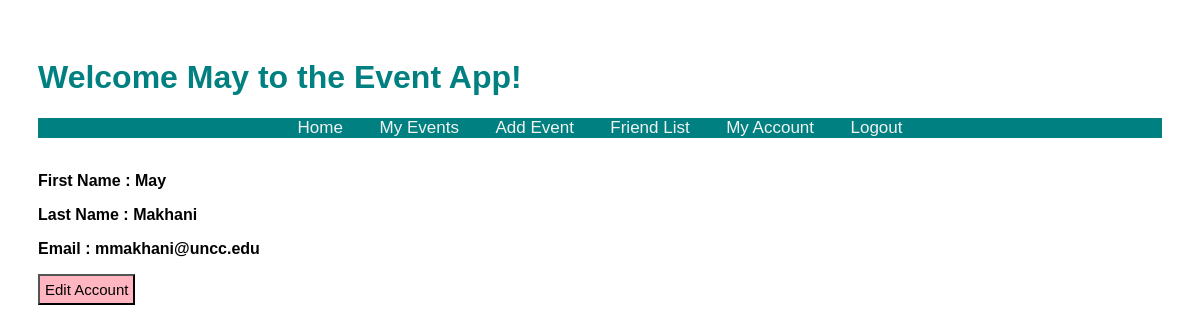
Page /account (signed in) on the committed database.
### models.py (models this page shows, shortened)
class User(db.Model):
    id = db.Column("id", db.Integer, primary_key=True)
    first_name = db.Column("first_name", db.String(100))
    last_name = db.Column("last_name", db.String(100))
    email = db.Column("email", db.String(100))
    password = db.Column(db.String(255), nullable=False)
    registered_on = db.Column(db.DateTime, nullable=False)
    events = db.relationship("Event", backref="user", lazy=True)
    comments = db.relationship("Comment", backref="user", lazy=True)

### main.py (the view)
@app.route('/account')
def get_account():
    if session.get('user'):
        account = db.session.query(User).filter_by(id=session['user_id']).one()
        return render_template("account.html", user=session['user'], account=account)
    return render_template("home.html")

### templates/account.html (shortened to what this page needs)
<!DOCTYPE html>
<html lang="en">
    <head>
        <link rel="stylesheet" href="{{ url_for('static', filename='main.css') }}">
    </head>
    <body>
     <h1>Welcome {{user}} to the Event App!</h1>
       <nav>
           <div class="topnav">
            <a href="{{ url_for('home')}}"> Home </a>
            <a href="{{url_for('get_events')}}"> My Events</a>
           <a href="{{url_for('new_event')}}"> Add Event</a>
           <a href="{{url_for('get_friends')}}"> Friend List</a>
           <a href="{{url_for('get_account')}}"> My Account</a>
               <a href="{{ url_for('logout')}}">Logout</a>
           </div>
        </nav>
       <div class="UserNames">
                <br><p>First Name : {{account.first_name }}</p>
                <p>Last Name : {{account.last_name}}</p>
                <p>Email : {{account.email}}</p>
       </div>
        <td>
                    <form action = "{{ url_for('edit_account', user_id= user.id) }}">
                        <input type="submit" value="Edit Account">
                    </form>
    </body>
</html>

### static/main.css (style rules this page uses)
body { padding: 30px 30px; font-family: Arial, Helvetica, sans-serif; }
h1 { color: teal; }
.topnav { overflow: hidden; background-color: teal; text-align: center; }
.topnav a { color: #f2f2f2; padding: 14px 16px; text-decoration: none; font-size: 17px; }
input[type='submit'] { background-color: lightpink; color: black; font-size: 15px; padding:5px; font-family: Palatino Linotype, sans-serif; }
.UserNames { font-weight: bold; }

### rows in the picture
User: first_name "May", last_name "Makhani", email "mmakhani@uncc.edu"
